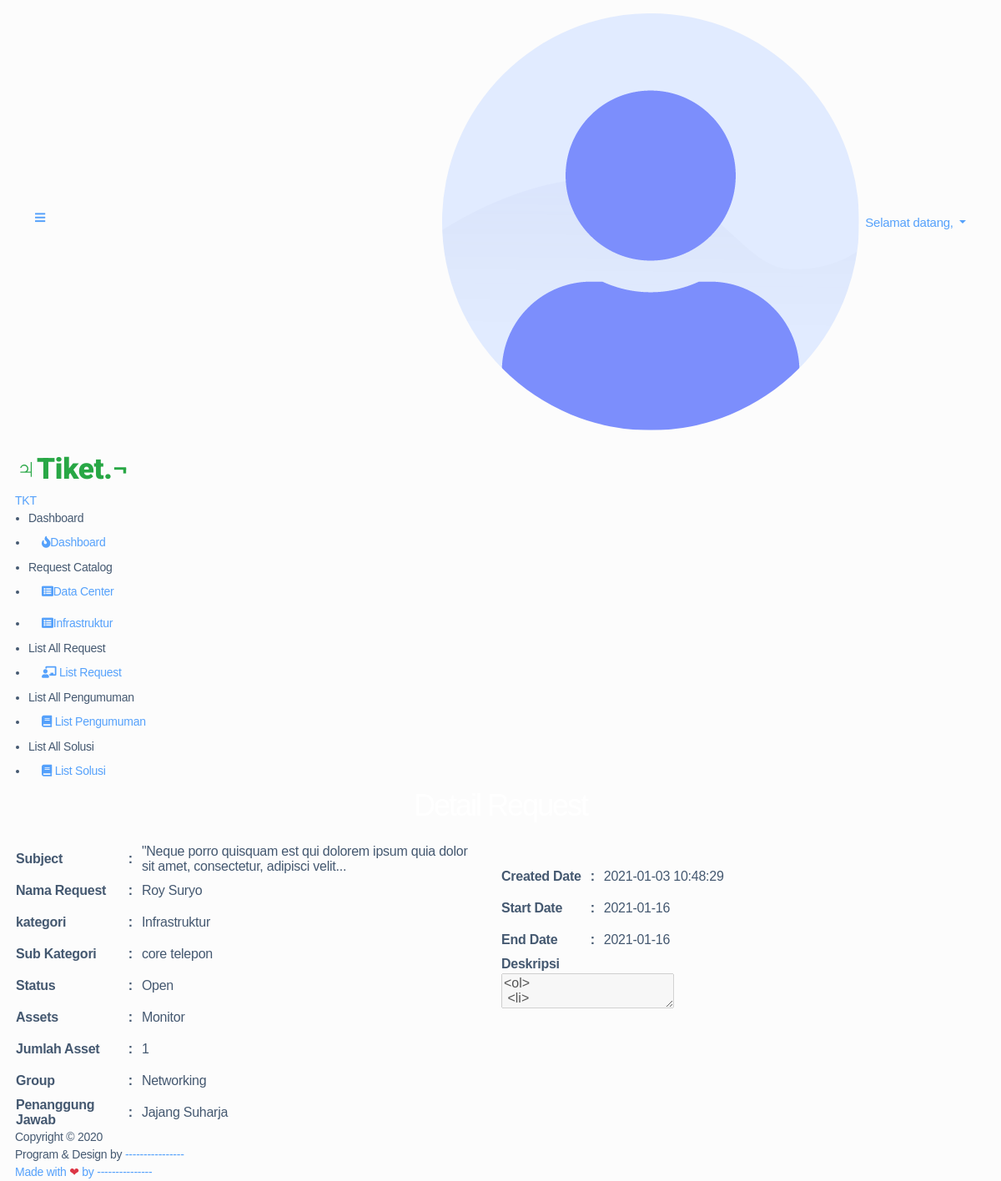
The app's page /staff/detail_request/4, older data.
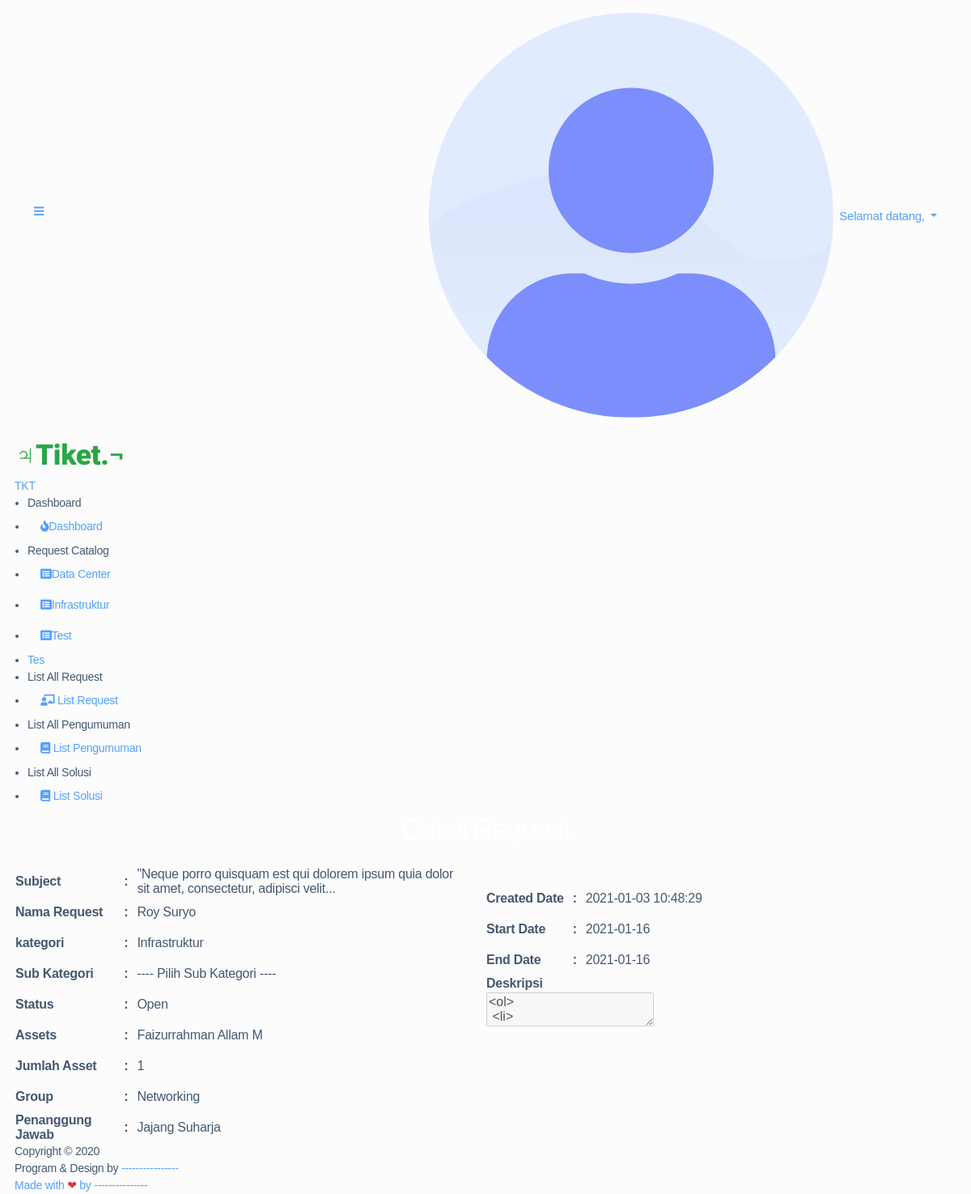
The same page, newer data.
### tables this page shows
CREATE TABLE `master_kategori` (
  `id` int(11) NOT NULL,
  `kategori` varchar(30) NOT NULL
);

CREATE TABLE `tbl_request` (
  `id` int(11) NOT NULL,
  `id_user` varchar(30) NOT NULL,
  `username` varchar(30) NOT NULL,
  `user` varchar(30) NOT NULL,
  `status` varchar(20) NOT NULL,
  `kategori` varchar(40) NOT NULL,
  `sub_kategori` varchar(40) NOT NULL,
  `pj` varchar(30) NOT NULL,
  `grup` varchar(40) NOT NULL,
  `asset` varchar(50) NOT NULL,
  `count_asset` varchar(2) NOT NULL,
  `subject` varchar(100) NOT NULL,
  `body` text NOT NULL,
  `created_date` timestamp NOT NULL DEFAULT current_timestamp(),
  `done_date` datetime DEFAULT NULL,
  `start_date` date NOT NULL,
  `end_date` date NOT NULL
);

### application/controllers/Staff.php (called while the page is built, shortened)
<?php
class Staff extends CI_Controller
{
	function __construct()
	{
		$this->load->helper('url');
		$this->load->library('form_validation');
		$this->load->helper('form');
	}
	public function detail_request($id)
	{
		$this->load->model('Mrequest');
		$data['nama'] = $this->session->userdata('nama');
		$data['id_user'] = $this->session->userdata('id');
		$data['detail'] = $this->Mrequest->tampil_data_detail($id)->result();
		$this->load->view('navbar/nav_staff', $data);
		$this->load->view('staff/detail', $data);
	}
}

### index.php (called while the page is built, shortened)
<?php
require_once BASEPATH.'core/CodeIgniter.php';

### application/models/Mrequest.php (called while the page is built, shortened)
<?php
class Mrequest extends CI_Model
{
    public function tampil_data_detail($id_data)
    {
        $query = $this->db->get_where('tbl_request', array('id' => $id_data));
        return $query;
    }
}

### application/views/navbar/nav_staff.php (the view, shortened to what this page needs)
<!DOCTYPE html>
<html lang="en">
<head>
    <link rel="stylesheet" href="https://stackpath.bootstrapcdn.com/bootstrap/4.3.1/css/bootstrap.min.css">
    <link rel="stylesheet" href="https://use.fontawesome.com/releases/v5.7.2/css/all.css">
    <link rel="stylesheet" href="https://cdnjs.cloudflare.com/ajax/libs/bootstrap-select/1.13.1/css/bootstrap-select.css" />
    <link rel="stylesheet" href="<?= base_url('assets/') ?>stisla-assets/css/style.css">
    <link rel="stylesheet" href="<?= base_url('assets/') ?>stisla-assets/css/components.css">
</head>
<?php
$url = explode('/', uri_string());
$active = $url[1];
?>
<body>
    <div id="app">
        <div class="main-wrapper">
            <nav class="navbar navbar-expand-lg main-navbar">
                <form class="form-inline mr-auto">
                    <ul class=" navbar-nav mr-3">
                        <li><a href="#" data-toggle="sidebar" class="nav-link nav-link-lg"><i class="fas fa-bars"></i></a>
                        </li>
                    </ul>
                </form>
                <ul class="navbar-nav navbar-right">
                    <li class="dropdown"><a href="#" data-toggle="dropdown" class="nav-link dropdown-toggle nav-link-lg nav-link-user">
                            <img alt="image" style="margin-bottom:4px !important;" src="http://localhost/Sidayan/assets/stisla-assets/img/avatar/avatar-1.png" class="rounded-circle mr-1 my-auto">
                            <div class="d-sm-none d-lg-inline-block" style="font-size:15px;">Selamat datang, <?php echo $nama; ?></div>
                        </a>
                    </li>
                </ul>
            </nav>
            <div class="main-sidebar">
                <aside id="sidebar-wrapper">
                    <div class="sidebar-brand text-danger">
                        <a href="<?= base_url('staff') ?>" style="font-size: 35px; font-weight:900;font-family: 'Roboto', sans-serif;" class="text-success">&#9795;Tiket.&not;</a>
                    </div>
                    <div class="sidebar-brand sidebar-brand-sm">
                        <a href="<?= base_url('staff') ?>">TKT</a>
                    </div>
                    <ul class="sidebar-menu">
                        <li class="menu-header ">Dashboard</li>
                        <li class="nav-item dropdown <?php if ($active === 'index') : ?> active <?php endif ?>">
                            <a href="<?= base_url('staff') ?>" class="nav-link"><i class="fas fa-fire"></i><span>Dashboard</span></a>
                        </li>
                        <li class="menu-header">Request Catalog</li>
                        <?php
                        $con = mysqli_connect("localhost", "root", "", "db_tiket");
                        $sql = "SELECT * FROM master_kategori";
                        $result = mysqli_query($con, $sql);
                        while ($dataMenu = mysqli_fetch_assoc($result)) {
                            $menu_id = $dataMenu['id'];
                            $submenu = mysqli_query($con, "SELECT * FROM `master_subkategori` WHERE id_kategori = '$menu_id'");
                            if (mysqli_num_rows($submenu) == 0) {
                                echo '<li><a href="' . $dataMenu['kategori'] . '">' . $dataMenu['kategori'] . '</a></li>';
                            } else {
                                echo '
							<li class="nav-item dropdown">
								<a href="' . $dataMenu['kategori'] . '" class="nav-link has-dropdown"> <i class="fas fa-list-alt "></i><span>' . $dataMenu['kategori'] . '</span></a>
								<ul class="dropdown-menu">';
                                echo '
								</ul>
							</li>
							';
                            }
                        }
                        ?>
                        <li class="menu-header">List All Request</li>
                        <li class="nav-item dropdown <?php if ($active == 'data_peminjaman' || $active == 'add_peminjaman') : ?> active <?php endif ?>">
                            <a href="#" class="nav-link has-dropdown"><i class="fas fa-chalkboard-teacher"></i>
                                <span>List Request</span></a>
                        </li>
                        <li class="menu-header">List All Pengumuman</li>
                        <li class="nav-item dropdown <?php if ($active == 'data_pengembalian') : ?> active <?php endif ?>">
                            <a href="#" class="nav-link has-dropdown"><i class="fas fa-book"></i>
                                <span>List Pengumuman</span></a>
                        </li>
                        <li class="menu-header">List All Solusi</li>
                        <li class="nav-item dropdown <?php if ($active == 'data_pegawai') : ?> active <?php endif ?>">
                            <a href="#" class="nav-link has-dropdown"><i class="fas fa-book"></i>
                                <span>List Solusi</span></a>
                        </li>
                </aside>
            </div>

### application/views/staff/detail.php (shortened to what this page needs)
<div class="main-content">
    <section class="section">
        <div class="section-header">
            <h1>Detail Request </h1>
        </div>
        <div class="row" style="width: 100%;">
            <div class="col-lg-6">
                <div class="section-header">
                    <table class="">
                        <thead class="">
                            <?php
                               foreach ($detail as $u) {
                               ?>
                                <tr class="text-left">
                                    <th scope="col" style=" font-weight: bold;">Subject</th>
                                    <th scope="col" style="padding: 10px;">:</th>
                                    <td><?php echo $u->subject ?></td>
                                </tr>
                                <tr class="text-left">
                                    <th scope="col" style=" font-weight: bold;">Nama Request</th>
                                    <th scope="col" style="padding: 10px;">:</th>
                                    <td><?php echo $u->user ?></td>
                                </tr>
                                <tr class="text-left">
                                    <th scope="col" style=" font-weight: bold;">kategori</th>
                                    <th scope="col" style="padding: 10px;">:</th>
                                    <td><?php echo $u->kategori ?></td>
                                </tr>
                                <tr class="text-left">
                                    <th scope="col" style=" font-weight: bold;">Sub Kategori</th>
                                    <th scope="col" style="padding: 10px;">:</th>
                                    <td><?php echo $u->sub_kategori ?></td>
                                </tr>
                                <tr class="text-left">
                                    <th scope="col" style=" font-weight: bold;">Status</th>
                                    <th scope="col" style="padding: 10px;">:</th>
                                    <td><?php echo $u->status ?></td>
                                </tr>
                                <tr class="text-left">
                                    <th scope="col" style=" font-weight: bold;">Assets</th>
                                    <th scope="col" style="padding: 10px;">:</th>
                                    <td><?php echo $u->asset ?></td>
                                </tr>
                                <tr class="text-left">
                                    <th scope="col" style=" font-weight: bold;">Jumlah Asset </th>
                                    <th scope="col" style="padding: 10px;">:</th>
                                    <td><?php echo $u->count_asset ?></td>
                                </tr>
                                <tr class="text-left">
                                    <th scope="col" style=" font-weight: bold;">Group</th>
                                    <th scope="col" style="padding: 10px;">:</th>
                                    <td><?php echo $u->grup ?></td>
                                </tr>
                                <tr class="text-left">
                                    <th scope="col" style=" font-weight: bold;">Penanggung Jawab</th>
                                    <th scope="col" style="padding: 10px;">:</th>
                                    <td><?php echo $u->pj ?></td>
                                </tr>
                            <?php
                               }
                               ?>
                        </thead>
                    </table>
                </div>
            </div>
            <div class="col-lg-6">
                <div class="section-header">
                    <table class="">
                        <thead class="">
                            <tr class="text-left">
                                <th scope="col" style=" font-weight: bold;">Created Date</th>
                                <th scope="col" style="padding: 10px;">:</th>
                                <td><?php echo $u->created_date ?></td>
                            </tr>
                            <tr class="text-left">
                                <th scope="col" style=" font-weight: bold;">Start Date</th>
                                <th scope="col" style="padding: 10px;">:</th>
                                <td><?php echo $u->start_date ?></td>
                            </tr>
                            <tr class="text-left">
                                <th scope="col" style=" font-weight: bold;">End Date</th>
                                <th scope="col" style="padding: 10px;">:</th>
                                <td><?php echo $u->start_date ?></td>
                            </tr>
                            <tr>
                                <th scope="col" style=" font-weight: bold;">Deskripsi</th>
                                <th scope="col" style="padding: 10px;"></th>
                            </tr>
                            <br>
                            <tr>
                                <td colspan="4"><textarea disabled class="ckeditor" id="ckedtor"><?php echo $u->body ?></textarea></td>
                            </tr>
                        </thead>
                    </table>
                </div>
            </div>
        </div>
</div>
<?php include("footer.php") ?>
</body>
</html>

### application/views/staff/footer.php
<footer class="main-footer">
    <div class="footer-left">
        Copyright &copy; 2020 <div class="bullet"></div> Program & Design by <a href="">----------------
    </div>
    <div class="footer-right">
        Made with <span class="text-danger"> &#10084;</span> by ---------------
    </div>
</footer>
</div>
</div>

### application/views/navbar/nav_staff.php (style rules this page uses)
body { background: #fcfcfc; }
h1 { text-align: center; font-family: sans-serif; font-weight: 300; color: #fff; }

Row changes from the older to the newer data that the page shows:
added master_kategori: kategori "Test"
added master_kategori: kategori "Tes"
changed tbl_request "Roy Suryo": sub_kategori "core telepon" → "---- Pilih Sub Kategori ----"; asset "Monitor" → "Faizurrahman Allam M"
